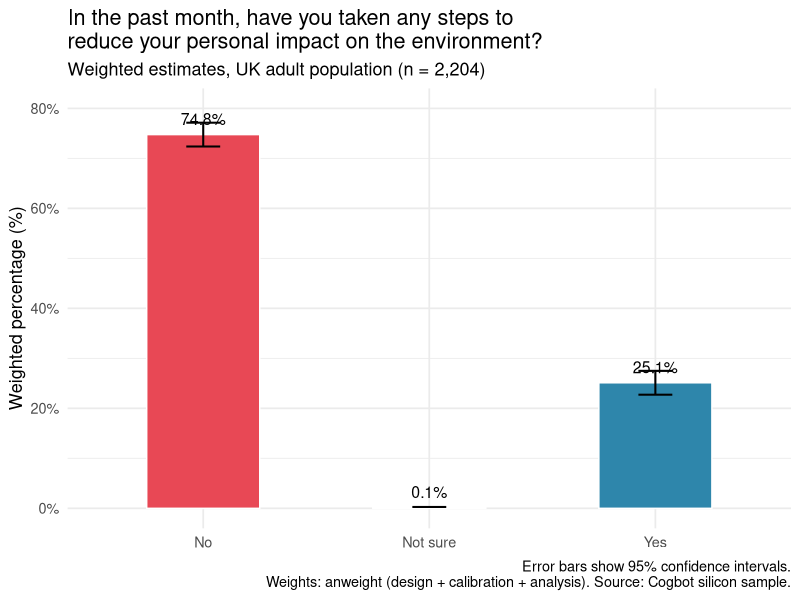
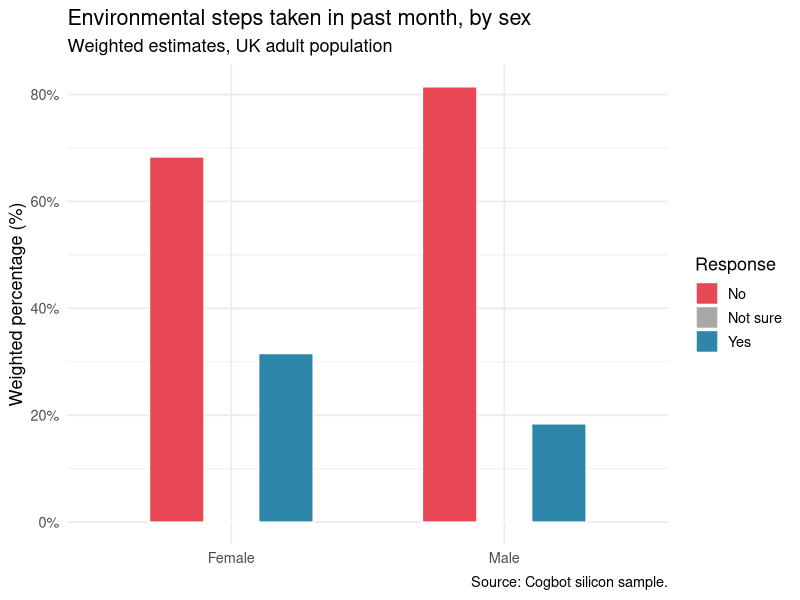
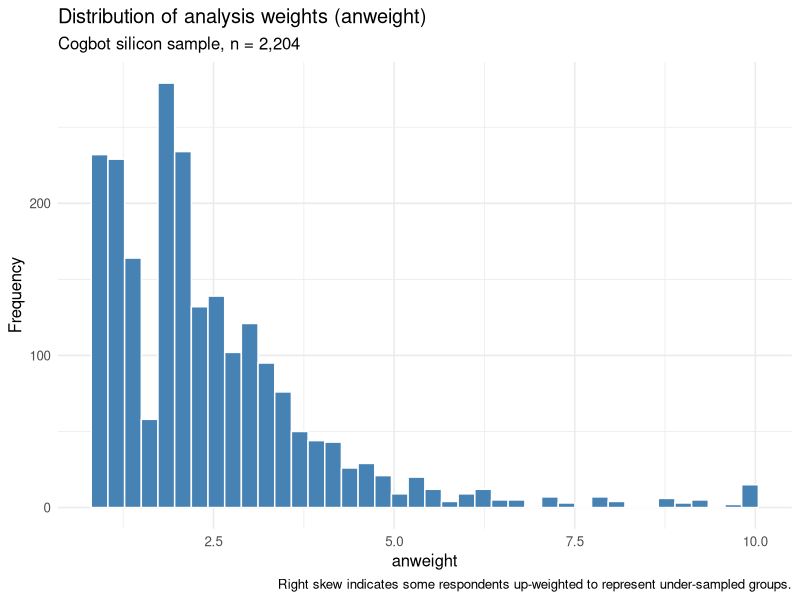
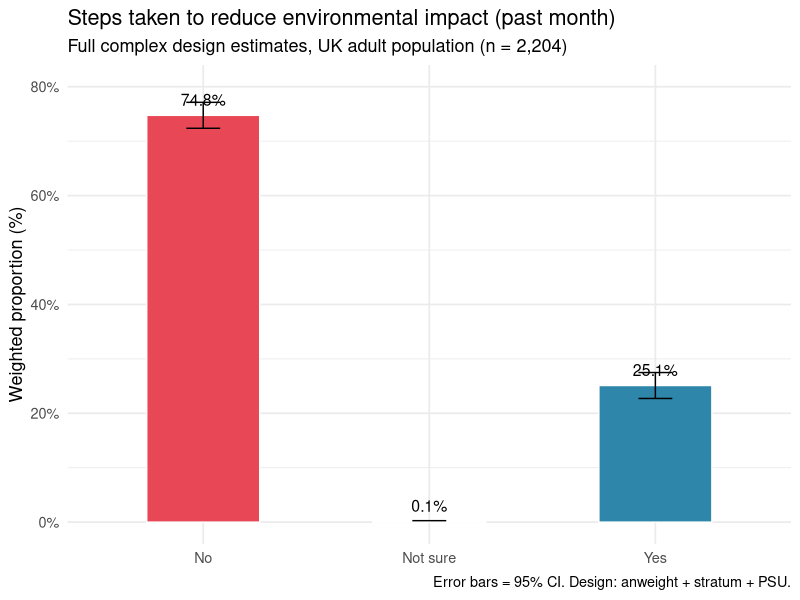
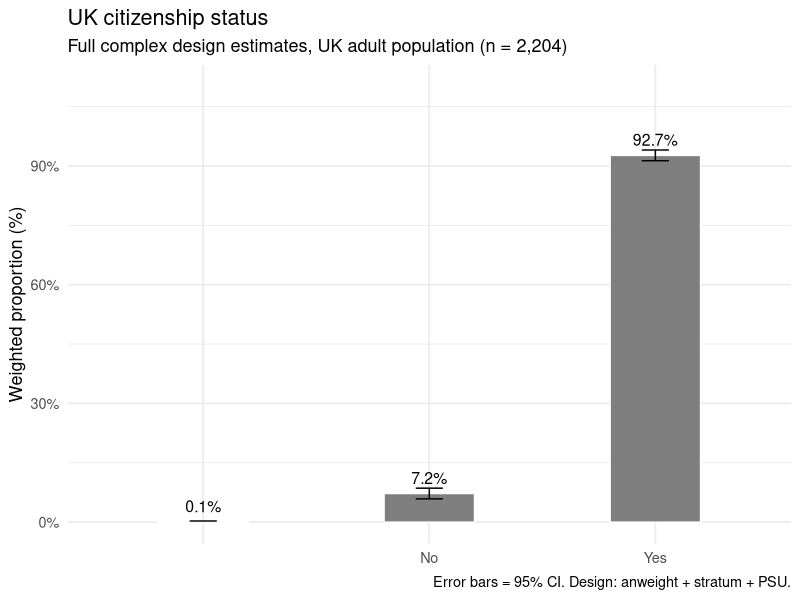
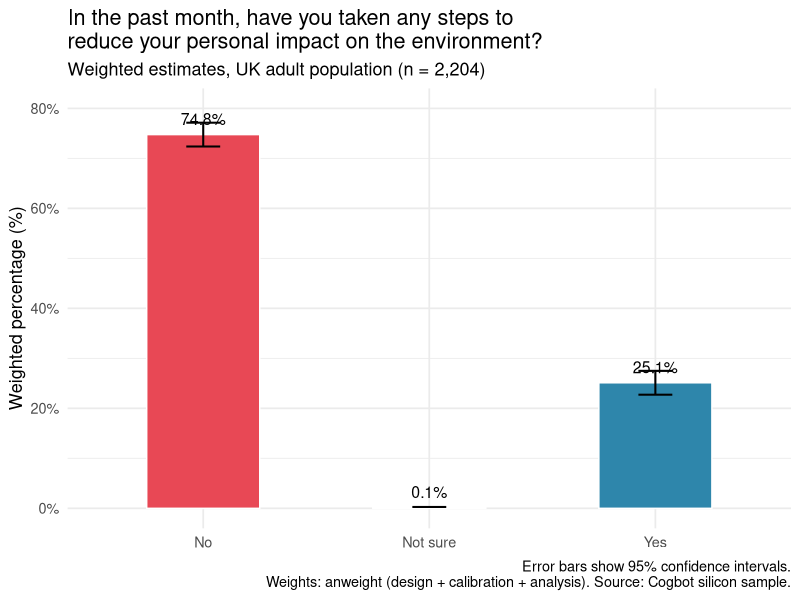
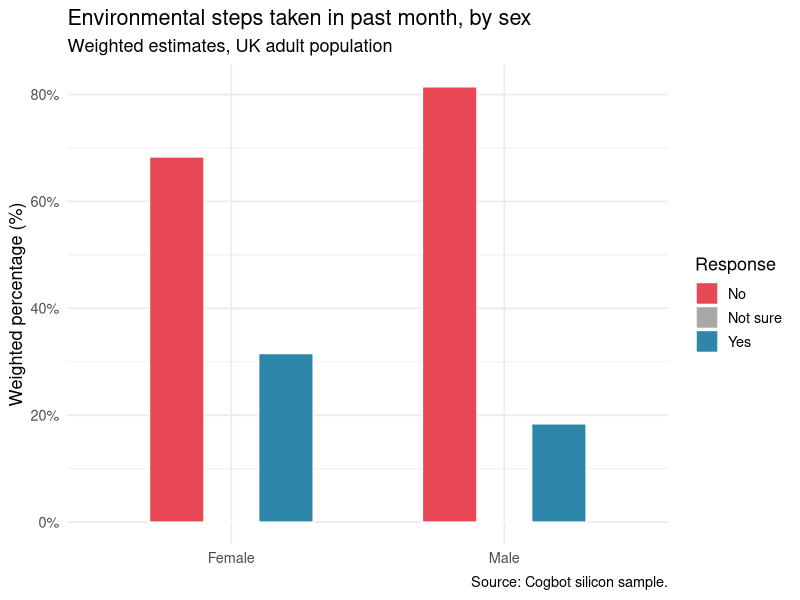
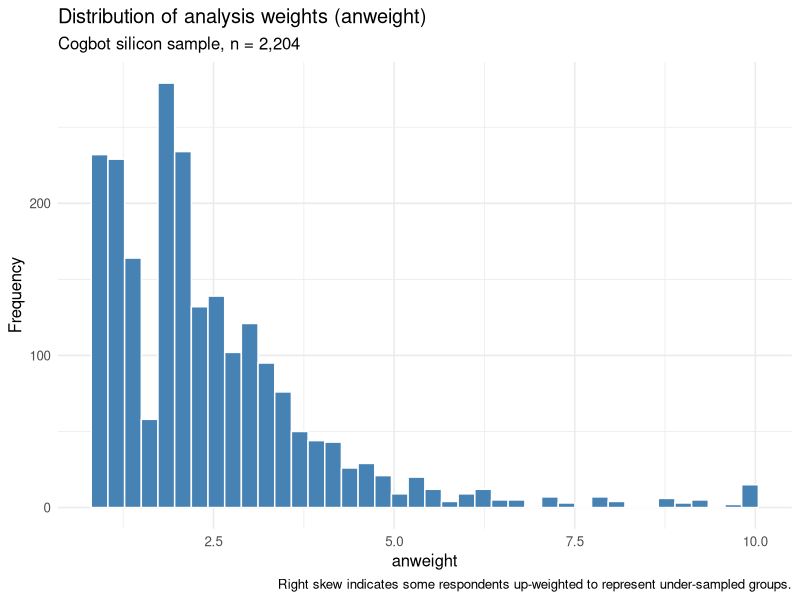

Generate these figures, in order, with R:
## ---- chunk 1
# Global options for qmd
knitr::opts_chunk$set(warning = FALSE, message = FALSE, linewidth = 60, echo = T)

# install.packages(c("survey", "tidyverse"))
library(survey)
library(tidyverse)

## ---- chunk 2
df <- read.csv("data/silicon_sample_20260406_173053.csv", stringsAsFactors = FALSE)

# Quick check
nrow(df)       # Should be 2,204
names(df)      # Check variable names are as expected

## ---- chunk 3
# Cogbot encodes responses as letters. Inspect unique values first:
table(df$response, useNA = "always")

# Recode to meaningful labels
# A / A. = Yes  |  B / B. = No  |  C = Not sure  |  D = (treat as NA)
df <- df %>%
  mutate(
    env_steps = case_when(
      response %in% c("A", "A.") ~ "Yes",
      response %in% c("B", "B.") ~ "No",
      response %in% c("C", "C.") ~ "Not sure",
      TRUE ~ NA_character_          # D and anything unexpected -> NA
    ),
    env_steps = factor(env_steps, levels = c("Yes", "No", "Not sure"))
  )

# Verify recode
table(df$env_steps, useNA = "always")

## ---- chunk 4
# stratum and psu: Sampling structure
# anweight: Combines design, calibration, and analysis weights

design <- svydesign(
  ids      = ~psu,        # Primary sampling units (clusters)
  strata   = ~stratum,    # Stratification variable
  weights  = ~anweight,   # Combined analysis weight
  data     = df,
  nest     = TRUE         # PSU IDs are nested within strata
)

# Summary of the design object
summary(design)

## ---- chunk 5
# Estimated population proportions with standard errors
props <- svymean(~env_steps, design, na.rm = TRUE)
print(props)

# Convert to a tidy data frame with confidence intervals
props_df <- as.data.frame(confint(props)) %>%
  rownames_to_column("response") %>%
  mutate(
    response   = str_remove(response, "env_steps"),   # Tidy up label
    proportion = coef(props),
    pct        = proportion * 100,
    ci_lower   = `2.5 %` * 100,
    ci_upper   = `97.5 %` * 100
  ) %>%
  select(response, pct, ci_lower, ci_upper)

print(props_df)

## ---- chunk 6
# Estimated number of UK adults in each category
counts <- svytotal(~env_steps, design, na.rm = TRUE)
print(counts)

## ---- chunk 7
ggplot(props_df, aes(x = response, y = pct, fill = response)) +
  geom_col(width = 0.5, colour = "white") +
  geom_errorbar(
    aes(ymin = ci_lower, ymax = ci_upper),
    width = 0.15,
    linewidth = 0.7
  ) +
  geom_text(
    aes(label = sprintf("%.1f%%", pct)),
    vjust = -0.8,
    size  = 4
  ) +
  scale_fill_manual(values = c("Yes" = "#2E86AB", "No" = "#E84855", "Not sure" = "#A8A8A8")) +
  scale_y_continuous(limits = c(0, 80), labels = function(x) paste0(x, "%")) +
  labs(
    title    = "In the past month, have you taken any steps to\nreduce your personal impact on the environment?",
    subtitle = "Weighted estimates, UK adult population (n = 2,204)",
    x        = NULL,
    y        = "Weighted percentage (%)",
    caption  = "Error bars show 95% confidence intervals.\nWeights: anweight (design + calibration + analysis). Source: Cogbot silicon sample."
  ) +
  theme_minimal(base_size = 13) +
  theme(legend.position = "none")

ggsave("environment_initial_design_plot.png", width = 7, height = 5, dpi = 300)

## ---- chunk 8
# Weighted cross-tabulation: response by sex
sex_tab <- svyby(~env_steps, ~sex, design, svymean, na.rm = TRUE)
print(sex_tab)

# Clean up for plotting
sex_df <- sex_tab %>%
  as.data.frame() %>%
  select(sex, env_stepsYes, env_stepsNo, `env_stepsNot sure`) %>%
  pivot_longer(
    cols      = starts_with("env_steps"),
    names_to  = "response",
    values_to = "proportion"
  ) %>%
  mutate(
    response = str_remove(response, "env_steps"),
    pct      = proportion * 100
  )

ggplot(sex_df, aes(x = sex, y = pct, fill = response)) +
  geom_col(position = "dodge", width = 0.6, colour = "white") +
  scale_fill_manual(values = c("Yes" = "#2E86AB", "No" = "#E84855", "Not sure" = "#A8A8A8")) +
  scale_y_continuous(labels = function(x) paste0(x, "%")) +
  labs(
    title    = "Environmental steps taken in past month, by sex",
    subtitle = "Weighted estimates, UK adult population",
    x        = NULL,
    y        = "Weighted percentage (%)",
    fill     = "Response",
    caption  = "Source: Cogbot silicon sample."
  ) +
  theme_minimal(base_size = 13)

ggsave("environment_by_sex.png", width = 7, height = 5, dpi = 300)

## ---- chunk 9
# Create age bands from continuous age variable
df <- df %>%
  mutate(
    age_group = cut(
      agea,
      breaks = c(17, 29, 44, 59, 74, Inf),
      labels = c("18-29", "30-44", "45-59", "60-74", "75+")
    )
  )

# Redefine design with age_group added
design2 <- svydesign(
  ids     = ~psu,
  strata  = ~stratum,
  weights = ~anweight,
  data    = df,
  nest    = TRUE
)

age_tab <- svyby(~env_steps, ~age_group, design2, svymean, na.rm = TRUE)
print(age_tab)

## ---- chunk 10
# Chi-squared test: Is is the distribution of responses independent of sex?
sex_test <- svychisq(~env_steps + sex, design)
print(sex_test)

## ---- chunk 11
# Proportions: SE, 95% CI, and optionally DEFF / DEFT / Neff
calc_prop_table <- function(design, formula, include_deff = TRUE) {
  prop  <- svymean(formula, design = design, na.rm = TRUE)
  ci    <- confint(prop)
  result <- data.frame(
    Proportion = coef(prop),
    SE         = SE(prop),
    CI_Lower   = ci[, 1],
    CI_Upper   = ci[, 2]
  )
  if (include_deff) {
    var_name <- all.vars(formula)
    n        <- sum(!is.na(design$variables[[var_name]]))
    p        <- coef(prop)
    se       <- SE(prop)
    srs_var  <- p * (1 - p) / n
    result$DEFF <- (se^2) / srs_var
    result$DEFT <- se / sqrt(srs_var)
    result$Neff <- n / result$DEFF
  }
  result
}
## ---- chunk 12
# Design 1: SRS  (no weight, no strata, no PSU)
# Design 2: Weight only
# Design 3: Weight + stratification
# Design 4: Weight + stratification + PSU  <-- correct full design
 
 
# ---- Design 1: Simple random sample (naive) ----------------
 
design_srs <- svydesign(ids = ~1, data = df)
 
cat("\n===== DESIGN 1: SRS =====\n", "\n-- env_steps --\n")
print(calc_prop_table(design_srs, ~env_steps, include_deff = FALSE))
 
cat("\n-- citizen --\n")
print(calc_prop_table(design_srs, ~citizen, include_deff = FALSE))
 
 
# ---- Design 2: Weight only ---------------------------------
 
design_wt <- svydesign(ids = ~1, weights = ~anweight, data = df)
 
cat("\n===== DESIGN 2: Weight only =====\n", "\n-- env_steps --\n")
print(calc_prop_table(design_wt, ~env_steps))
 
cat("\n-- citizen --\n")
print(calc_prop_table(design_wt, ~citizen))
 
 
# ---- Design 3: Weight + stratification ---------------------
 
design_wt_str <- svydesign(
  ids     = ~1,
  weights = ~anweight,
  strata  = ~stratum,
  data    = df,
  nest    = TRUE
)
 
cat("\n===== DESIGN 3: Weight + Stratification =====\n", "\n-- env_steps --\n")
print(calc_prop_table(design_wt_str, ~env_steps))
 
cat("\n-- citizen --\n")
print(calc_prop_table(design_wt_str, ~citizen))
 
 
# ---- Design 4: Weight + stratification + PSU (full design) -
 
design_full <- svydesign(
  ids     = ~psu,
  weights = ~anweight,
  strata  = ~stratum,
  data    = df,
  nest    = TRUE
)
 
cat("\n===== DESIGN 4: Full design (Weight + Strata + PSU) =====\n", "\n-- env_steps --\n")
print(calc_prop_table(design_full, ~env_steps))
 
cat("\n-- citizen --\n")
print(calc_prop_table(design_full, ~citizen))

## ---- chunk 13
# Helper: extract one named category row across the four designs
make_comparison <- function(cat_label, d1, d2, d3, d4, formula) {
  extract <- function(d, deff) {
    res <- calc_prop_table(d, formula, include_deff = deff)
    res[grepl(cat_label, rownames(res), fixed = TRUE), , drop = FALSE]
  }
  bind_rows(
    mutate(extract(d1, FALSE), Design = "1. SRS"),
    mutate(extract(d2, TRUE),  Design = "2. Weight only"),
    mutate(extract(d3, TRUE),  Design = "3. Weight + Strata"),
    mutate(extract(d4, TRUE),  Design = "4. Weight + Strata + PSU")
  ) %>%
    select(Design, everything()) %>%
    mutate(across(where(is.numeric), ~round(.x, 4)))
}
 
cat("\n===== COMPARISON TABLE: env_steps — 'Yes' category =====\n")
print(make_comparison("Yes", design_srs, design_wt, design_wt_str, design_full, ~env_steps))
 
cat("\n===== COMPARISON TABLE: citizen — 'UK citizen' category =====\n")
print(make_comparison("UK citizen", design_srs, design_wt, design_wt_str, design_full, ~citizen))
## ---- chunk 14
ggplot(df, aes(x = anweight)) +
  geom_histogram(bins = 40, fill = "steelblue", colour = "white") +
  theme_minimal(base_size = 12) +
  labs(
    title    = "Distribution of analysis weights (anweight)",
    subtitle = "Cogbot silicon sample, n = 2,204",
    x        = "anweight",
    y        = "Frequency",
    caption  = "Right skew indicates some respondents up-weighted to represent under-sampled groups."
  )
 
ggsave("weight_distribution.png", width = 7, height = 4, dpi = 300)

## ---- chunk 15
# env_steps
props_env <- calc_prop_table(design_full, ~env_steps) %>%
  rownames_to_column("category") %>%
  mutate(category = str_remove(category, "env_steps"))
 
ggplot(props_env, aes(x = category, y = Proportion * 100, fill = category)) +
  geom_col(width = 0.5, colour = "white") +
  geom_errorbar(aes(ymin = CI_Lower * 100, ymax = CI_Upper * 100), width = 0.15) +
  geom_text(aes(label = sprintf("%.1f%%", Proportion * 100)), vjust = -0.8, size = 4) +
  scale_fill_manual(values = c("Yes" = "#2E86AB", "No" = "#E84855", "Not sure" = "#A8A8A8")) +
  scale_y_continuous(limits = c(0, 80), labels = function(x) paste0(x, "%")) +
  labs(
    title    = "Steps taken to reduce environmental impact (past month)",
    subtitle = "Full complex design estimates, UK adult population (n = 2,204)",
    x = NULL, y = "Weighted proportion (%)",
    caption  = "Error bars = 95% CI. Design: anweight + stratum + PSU."
  ) +
  theme_minimal(base_size = 13) +
  theme(legend.position = "none")
 
ggsave("env_steps_full_design.png", width = 7, height = 5, dpi = 300)
## ---- chunk 16
# citizen
props_cit <- calc_prop_table(design_full, ~citizen) %>%
  rownames_to_column("category") %>%
  mutate(category = str_remove(category, "citizen"))
 
ggplot(props_cit, aes(x = category, y = Proportion * 100, fill = category)) +
  geom_col(width = 0.4, colour = "white") +
  geom_errorbar(aes(ymin = CI_Lower * 100, ymax = CI_Upper * 100), width = 0.12) +
  geom_text(aes(label = sprintf("%.1f%%", Proportion * 100)), vjust = -0.8, size = 4) +
  scale_fill_manual(values = c("UK citizen" = "#3D9970", "Not UK citizen" = "#FF851B")) +
  scale_y_continuous(limits = c(0, 110), labels = function(x) paste0(x, "%")) +
  labs(
    title    = "UK citizenship status",
    subtitle = "Full complex design estimates, UK adult population (n = 2,204)",
    x = NULL, y = "Weighted proportion (%)",
    caption  = "Error bars = 95% CI. Design: anweight + stratum + PSU."
  ) +
  theme_minimal(base_size = 13) +
  theme(legend.position = "none")
 
ggsave("citizen_full_design.png", width = 6, height = 5, dpi = 300)
## ---- chunk 17

res_env_full <- calc_prop_table(design_full, ~env_steps)
cat("\nFull design estimates for env_steps:\n")
print(round(res_env_full[, c("Proportion", "SE", "DEFF", "DEFT", "Neff")], 4))
 
res_cit_full <- calc_prop_table(design_full, ~citizen)
cat("\nFull design estimates for citizen:\n")
print(round(res_cit_full[, c("Proportion", "SE", "DEFF", "DEFT", "Neff")], 4))
 
res_env_wt <- calc_prop_table(design_wt, ~env_steps)
res_cit_wt <- calc_prop_table(design_wt, ~citizen)
cat("\nWeight-only Neff for env_steps:\n")
print(round(res_env_wt[, c("Proportion", "SE", "DEFF", "Neff")], 4))
cat("\nWeight-only Neff for citizen:\n")
print(round(res_cit_wt[, c("Proportion", "SE", "DEFF", "Neff")], 4))
